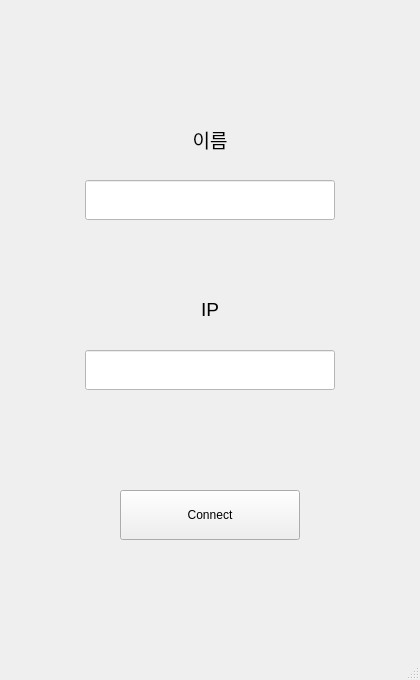
<?xml version="1.0" encoding="UTF-8"?>
<ui version="4.0">
 <class>MainWindow</class>
 <widget class="QMainWindow" name="MainWindow">
  <property name="geometry">
   <rect>
    <x>0</x>
    <y>0</y>
    <width>420</width>
    <height>680</height>
   </rect>
  </property>
  <property name="windowTitle">
   <string>MainWindow</string>
  </property>
  <widget class="QWidget" name="centralwidget">
   <widget class="QStackedWidget" name="stackedWidget">
    <property name="geometry">
     <rect>
      <x>0</x>
      <y>0</y>
      <width>420</width>
      <height>660</height>
     </rect>
    </property>
    <property name="currentIndex">
     <number>0</number>
    </property>
    <widget class="QWidget" name="page">
     <widget class="QPushButton" name="Connect">
      <property name="enabled">
       <bool>true</bool>
      </property>
      <property name="geometry">
       <rect>
        <x>120</x>
        <y>490</y>
        <width>180</width>
        <height>50</height>
       </rect>
      </property>
      <property name="font">
       <font>
        <weight>50</weight>
        <italic>false</italic>
        <bold>false</bold>
        <underline>false</underline>
        <strikeout>false</strikeout>
        <kerning>true</kerning>
       </font>
      </property>
      <property name="mouseTracking">
       <bool>false</bool>
      </property>
      <property name="acceptDrops">
       <bool>false</bool>
      </property>
      <property name="toolTip">
       <string/>
      </property>
      <property name="statusTip">
       <string/>
      </property>
      <property name="whatsThis">
       <string/>
      </property>
      <property name="text">
       <string>Connect</string>
      </property>
     </widget>
     <widget class="QLineEdit" name="Name">
      <property name="geometry">
       <rect>
        <x>85</x>
        <y>180</y>
        <width>250</width>
        <height>40</height>
       </rect>
      </property>
      <property name="styleSheet">
       <string notr="true">background-color: rgb(255, 255, 255);
color: rgb(0, 0, 0);</string>
      </property>
     </widget>
     <widget class="QLabel" name="label">
      <property name="geometry">
       <rect>
        <x>105</x>
        <y>110</y>
        <width>210</width>
        <height>60</height>
       </rect>
      </property>
      <property name="font">
       <font>
        <pointsize>13</pointsize>
       </font>
      </property>
      <property name="text">
       <string>&lt;html&gt;&lt;head/&gt;&lt;body&gt;&lt;p align=&quot;center&quot;&gt;&lt;span style=&quot; font-size:14pt;&quot;&gt;이름&lt;/span&gt;&lt;/p&gt;&lt;/body&gt;&lt;/html&gt;</string>
      </property>
     </widget>
     <widget class="QLineEdit" name="ipAddress">
      <property name="geometry">
       <rect>
        <x>85</x>
        <y>350</y>
        <width>250</width>
        <height>40</height>
       </rect>
      </property>
      <property name="styleSheet">
       <string notr="true">background-color: rgb(255, 255, 255);
color: rgb(0, 0, 0);</string>
      </property>
     </widget>
     <widget class="QLabel" name="label_2">
      <property name="geometry">
       <rect>
        <x>105</x>
        <y>280</y>
        <width>210</width>
        <height>60</height>
       </rect>
      </property>
      <property name="text">
       <string>&lt;html&gt;&lt;head/&gt;&lt;body&gt;&lt;p align=&quot;center&quot;&gt;&lt;span style=&quot; font-size:14pt;&quot;&gt;IP&lt;/span&gt;&lt;/p&gt;&lt;/body&gt;&lt;/html&gt;</string>
      </property>
     </widget>
    </widget>
    <widget class="QWidget" name="page_2">
     <widget class="QTextEdit" name="Chating">
      <property name="geometry">
       <rect>
        <x>0</x>
        <y>0</y>
        <width>421</width>
        <height>531</height>
       </rect>
      </property>
      <property name="styleSheet">
       <string notr="true">background-color: rgb(255, 255, 255);
color: rgb(0, 0, 0);</string>
      </property>
     </widget>
     <widget class="QLineEdit" name="Chat">
      <property name="geometry">
       <rect>
        <x>0</x>
        <y>540</y>
        <width>331</width>
        <height>41</height>
       </rect>
      </property>
      <property name="styleSheet">
       <string notr="true">background-color: rgb(255, 255, 255);
color: rgb(0, 0, 0);</string>
      </property>
     </widget>
     <widget class="QPushButton" name="Disconnect">
      <property name="geometry">
       <rect>
        <x>250</x>
        <y>600</y>
        <width>171</width>
        <height>51</height>
       </rect>
      </property>
      <property name="text">
       <string>Disconnect</string>
      </property>
     </widget>
     <widget class="QPushButton" name="send">
      <property name="geometry">
       <rect>
        <x>330</x>
        <y>540</y>
        <width>91</width>
        <height>41</height>
       </rect>
      </property>
      <property name="text">
       <string>send</string>
      </property>
     </widget>
     <widget class="QFrame" name="frame">
      <property name="geometry">
       <rect>
        <x>0</x>
        <y>0</y>
        <width>421</width>
        <height>531</height>
       </rect>
      </property>
      <property name="frameShape">
       <enum>QFrame::StyledPanel</enum>
      </property>
      <property name="frameShadow">
       <enum>QFrame::Raised</enum>
      </property>
     </widget>
    </widget>
   </widget>
  </widget>
  <widget class="QMenuBar" name="menubar">
   <property name="geometry">
    <rect>
     <x>0</x>
     <y>0</y>
     <width>420</width>
     <height>22</height>
    </rect>
   </property>
  </widget>
  <widget class="QStatusBar" name="statusbar"/>
 </widget>
 <resources/>
 <connections/>
</ui>
